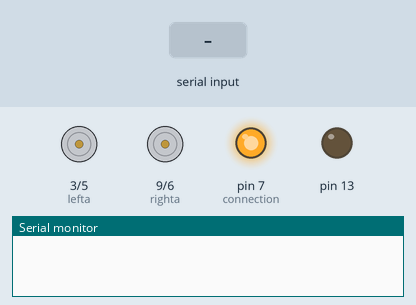
This sketch was run on a simulated Arduino Uno, built with avr-gcc and run on an emulated ATmega328P. On the bench: motor-driver pin pairs drawn as motors (green arrow = first pin HIGH = forward, orange = second pin HIGH = backward, longer = more drive), output pins drawn as LEDs (lit = HIGH), the last lines printed to the serial monitor. The test bench sets the inputs (shaded band).

Above: at 1.2 s.
1.3 s: "F" received over the second serial link
At 1.7 s:
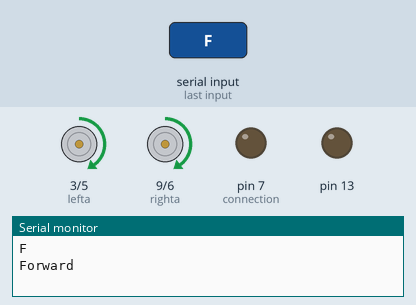
3.3 s: "B" received over the second serial link
At 3.7 s:
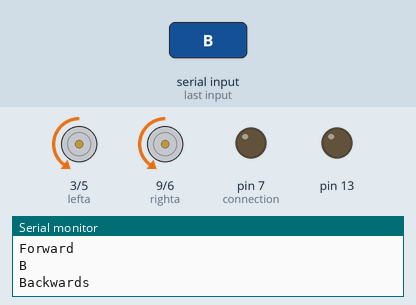
5.3 s: "L" received over the second serial link
At 5.7 s:
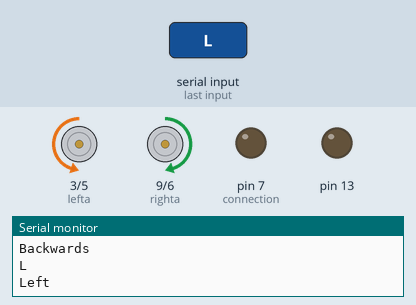
7.3 s: "R" received over the second serial link
At 7.7 s:
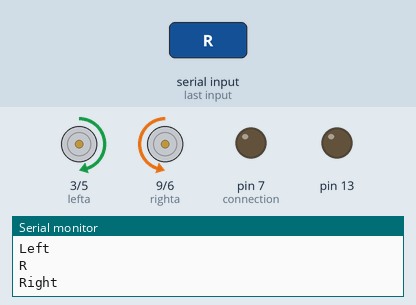
9.3 s: "S" received over the second serial link
At 9.55 s:
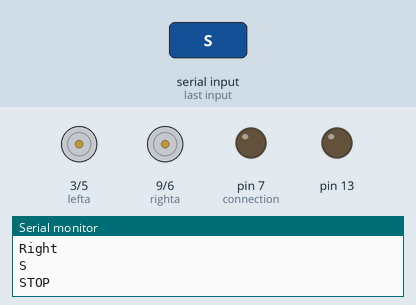
Timing chart, 0 to 12.2 s (numbered marks = the images above; inputs shaded):
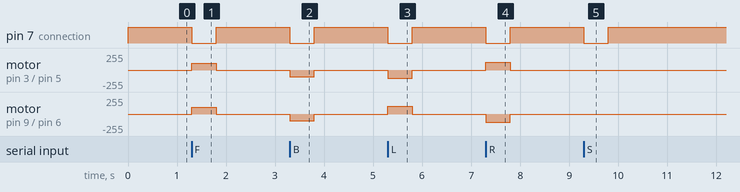

The sketch:

rx.ino
```cpp
#include <SoftwareSerial.h>

SoftwareSerial BTSerial(10,11); // RX | TX

int righta = 9;
int rightb = 6;

int lefta = 3;
int leftb = 5;


unsigned long interval = millis();
int connection = 7;
void setup() {

  pinMode(connection,OUTPUT);
  digitalWrite(connection,HIGH);
  pinMode(righta,OUTPUT);
pinMode(rightb,OUTPUT);
pinMode(lefta,OUTPUT);
pinMode(leftb,OUTPUT);

analogWrite(righta,0);
analogWrite(rightb,0);
analogWrite(lefta,0);
analogWrite(leftb,0);

  // put your setup code here, to run once:
Serial.begin(9600);
  pinMode(13,OUTPUT);
  BTSerial.begin(38400);  // HC-05 default speed in AT command more
}


void forward(){

  analogWrite(righta,100);
  analogWrite(rightb,0);

  analogWrite(lefta,100);
  analogWrite(leftb,0);
}

void backward(){
    analogWrite(righta,0);
  analogWrite(rightb,100);

  analogWrite(lefta,0);
  analogWrite(leftb,100);
}

void left(){
    analogWrite(righta,120);
    analogWrite(rightb,0);

  analogWrite(lefta,0);
  analogWrite(leftb,120);
}
void right(){
  analogWrite(righta,0);
    analogWrite(rightb,120);

  analogWrite(lefta,120);
  analogWrite(leftb,0);
}

void stay(){
   analogWrite(righta,0);
    analogWrite(rightb,0);

  analogWrite(lefta,0);
  analogWrite(leftb,0);
}
unsigned long number = 0;
void loop() {
  // put your main code here, to run repeatedly:


if(millis() - interval >500){
  digitalWrite(connection,HIGH);
  stay();
  interval = millis();
}

if (BTSerial.available() >0){

  digitalWrite(connection,LOW);
  interval = millis();
  char data = BTSerial.read();
  Serial.println(data);
  if (data == 'F'){


    Serial.println("Forward");
    forward();
  }
  if (data == 'B'){


    Serial.println("Backwards");
    backward();
  }
  if (data == 'L'){


    Serial.println("Left");
    left();
  }
  if (data == 'R'){


    Serial.println("Right");
    right();

  }
  if (data == 'S'){


    Serial.println("STOP");
    stay();
  }

}
}
```

Measured:
- after the input at 1.3 s, pin 7 (connection): HIGH → LOW at once, → HIGH 0.50 s later; motor on pin 3 (lefta) / pin 5 (leftb), motor on pin 9 (righta) / pin 6 (rightb): stopped → forward 100/255 at once, → stopped 0.50 s later
- after the input at 3.3 s, pin 7 (connection): HIGH → LOW at once, → HIGH 0.50 s later; motor on pin 3 (lefta) / pin 5 (leftb), motor on pin 9 (righta) / pin 6 (rightb): stopped → backward 100/255 at once, → stopped 0.50 s later
- after the input at 5.3 s, pin 7 (connection): HIGH → LOW at once, → HIGH 0.50 s later; motor on pin 3 (lefta) / pin 5 (leftb): stopped → backward 120/255 at once, → stopped 0.50 s later; motor on pin 9 (righta) / pin 6 (rightb): stopped → forward 120/255 at once, → stopped 0.50 s later
- after the input at 7.3 s, pin 7 (connection): HIGH → LOW at once, → HIGH 0.50 s later; motor on pin 3 (lefta) / pin 5 (leftb): stopped → forward 120/255 at once, → stopped 0.50 s later; motor on pin 9 (righta) / pin 6 (rightb): stopped → backward 120/255 at once, → stopped 0.50 s later
- after the input at 9.3 s, pin 7 (connection): HIGH → LOW at once, → HIGH 0.50 s later
